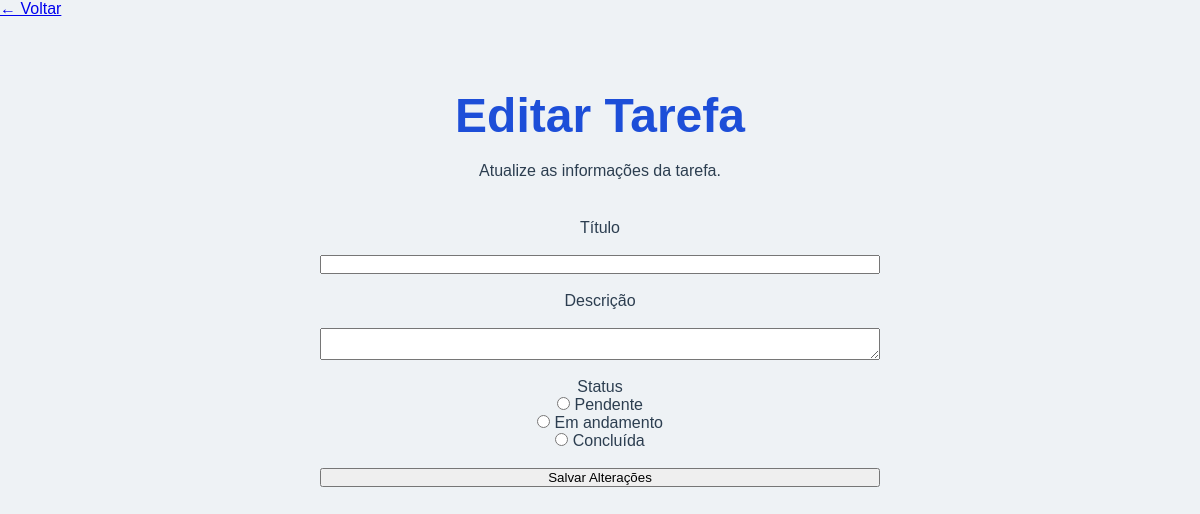
The page /editar/6 on the database as committed earlier.
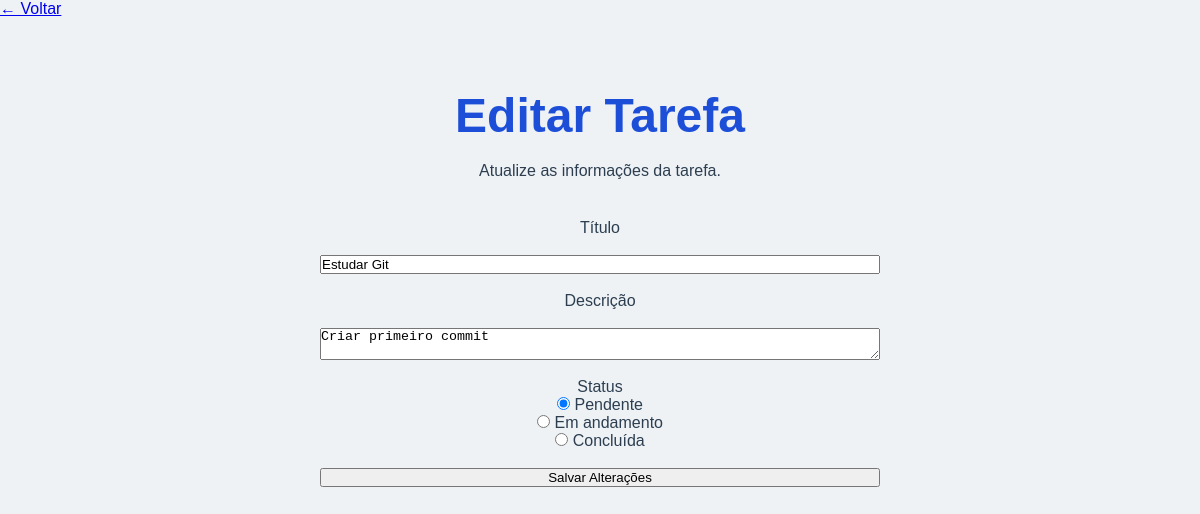
The same page on the database as committed later.
### tables this page shows
CREATE TABLE tarefas (

            id INTEGER PRIMARY KEY AUTOINCREMENT,

            titulo TEXT NOT NULL,

            descricao TEXT NOT NULL,

            status TEXT NOT NULL

        );

### src/app.py (the view, shortened to what this page needs)
@app.route("/editar/<int:id>", methods=["GET", "POST"])
@app.route("/editar/<int:id>", methods=["GET", "POST"])
def atualizar_tarefa(id):
    tarefa = buscar_tarefa(id)
    return render_template(
        "editar_tarefa.html",
        tarefa=tarefa
    )

### src/database.py (called while the page is built)
def buscar_tarefa(id):
    conexao = sqlite3.connect("taskflow.db")
    conexao.row_factory = sqlite3.Row
    cursor = conexao.cursor()
    cursor.execute(
        "SELECT * FROM tarefas WHERE id = ?",
        (id,)
    )
    tarefa = cursor.fetchone()
    conexao.close()
    return tarefa

### src/templates/editar_tarefa.html (shortened to what this page needs)
<!DOCTYPE html>
<html lang="pt-BR">
<head>
    <link rel="stylesheet" href="../static/css/style.css">
</head>
<body>
    <a href="/tarefas" class="back-link">← Voltar</a>
    <main>
        <section class="form-container">
            <h1>Editar Tarefa</h1>
            <p>
                Atualize as informações da tarefa.
            </p>
            <form method="POST">
                <label for="titulo">Título</label>
                <input
                    type="text"
                    id="titulo"
                    name="titulo"
                    value="{{ tarefa.titulo }}"
                    required
                >
                <label for="descricao">Descrição</label>
                <textarea
                    id="descricao"
                    name="descricao"
                    required
                >{{ tarefa.descricao }}</textarea>
                <div class="status-group">
                    <label>Status</label>
                    <div>
                        <input
                            type="radio"
                            id="pendente"
                            name="status"
                            value="pendente"
                            {% if tarefa.status == "pendente" %}checked{% endif %}
                        >
                        <label for="pendente">Pendente</label>
                    </div>
                    <div>
                        <input
                            type="radio"
                            id="andamento"
                            name="status"
                            value="em_andamento"
                        >
                        <label for="andamento">Em andamento</label>
                    </div>
                    <div>
                        <input
                            type="radio"
                            id="concluida"
                            name="status"
                            value="concluida"
                        >
                        <label for="concluida">Concluída</label>
                    </div>
                </div>
                <button type="submit">
                    Salvar Alterações
                </button>
            </form>
        </section>
    </main>
</body>
</html>

### src/static/css/style.css (style rules this page uses)
* { margin: 0; padding: 0; box-sizing: border-box; }
body { font-family: Arial, Helvetica, sans-serif; background-color: #eef2f5; color: #2c3e50; }
main { display: flex; justify-content: center; padding: 50px 20px; }
.form-container { width: 100%; max-width: 600px; padding: 20px; text-align: center; }
form { display: flex; flex-direction: column; gap: 18px; margin-top: 30px; }
.hero h1, .form-container h1, .tasks-container h1 { font-size: 3rem; color: #1d4ed8; margin-bottom: 15px; }
.hero p, .form-container p { font-size: 1rem; line-height: 1.6; margin-bottom: 35px; }

Rows that differ between the two databases and show on the page:
added tarefas: titulo "Estudar Git", descricao "Criar primeiro commit", status "☑ Pendente", status "☐ Em andamento", status "☐ Concluída"
Other text that changed with them:
form field status: "☐ Pendente" → (not shown)
form field status: "☐ Em andamento" → (not shown)
form field status: "☐ Concluída" → (not shown)
